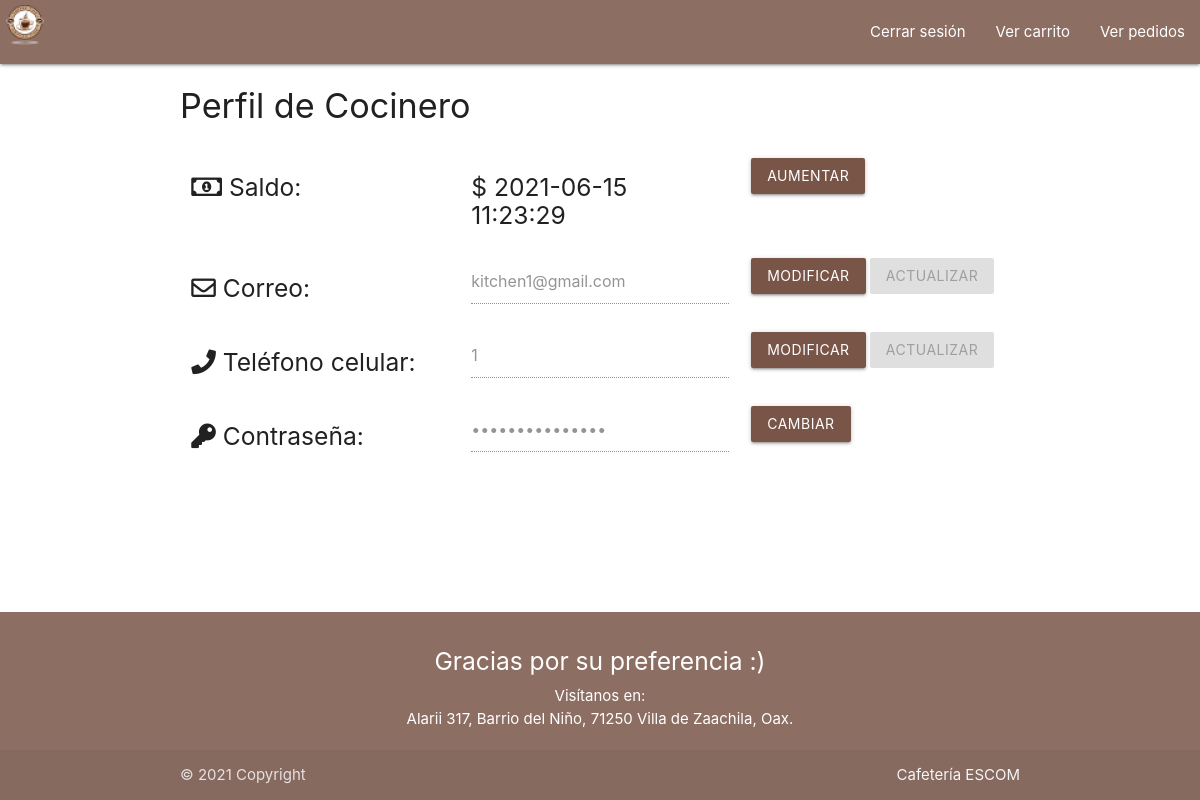
/pages/config_usuario.php (signed in), run on an earlier commit of the app's database.
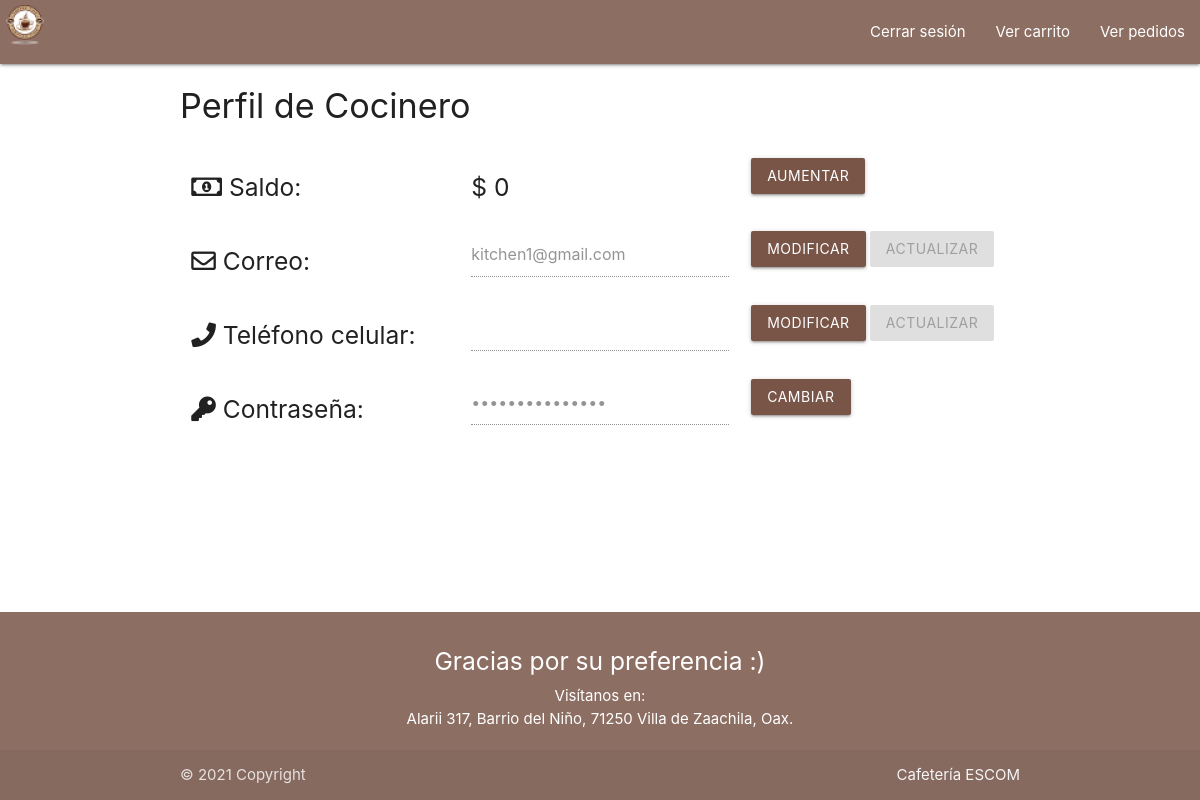
And on a later commit of the database.
### tables this page shows
CREATE TABLE `usuarios` (
  `id_usuario` int(5) NOT NULL AUTO_INCREMENT,
  `nombre` varchar(128) NOT NULL,
  `correo` varchar(128) NOT NULL,
  `contrasena` varchar(32) NOT NULL,
  `numero` char(10) DEFAULT NULL,
  `tipo` int(1) NOT NULL,
  `saldo` double DEFAULT NULL,
  `auditoria` datetime DEFAULT NULL,
  PRIMARY KEY (`id_usuario`)
);

### pages/config_usuario.php (the view, shortened to what this page needs)
<?php
    $sesion = isset($_SESSION["login"]);
    $conexion = mysqli_connect("localhost","root","","cafeteria2021");
    mysqli_set_charset($conexion,"utf8");
    if($sesion==1){
        $correo = $_SESSION["login"];
        $sqlUsuario = "SELECT * FROM usuarios WHERE correo = '$correo'";
        $resUsuario = mysqli_query($conexion,$sqlUsuario);
        $infUsuario = mysqli_fetch_row($resUsuario);
        $tipoUsuario = $infUsuario[5];
    }else{
        header("location: ./login.html");
    }
?>
<!DOCTYPE html>
<html>
<head>
<link href="https://cdnjs.cloudflare.com/ajax/libs/font-awesome/5.15.3/css/all.min.css" rel="stylesheet">
<link href="./../materialize/css/materialize.min.css" rel="stylesheet">
<link href="./../jscript/plugins/validetta101/validetta.min.css" rel="stylesheet">
<link href="./../jscript/plugins/confirm334/jquery-confirm.min.css" rel="stylesheet">
<link href="./../css/index.css" rel="stylesheet"/>
</head>
<body>
  <header>
    <div class="navbar-fixed">
    <nav class="brown lighten-1">
      <div class="nav-wrapper">
        <a href="./../index.php" class="brand-logo"><img src="./../img/cafeLogo50.png"></a>
        <ul class="right hide-on-med-and-down">
          <li><a href='<?php if($sesion) echo "./logout.php"; else echo "./login.html";?>'><?php if($sesion) echo "Cerrar sesión"; else echo "Iniciar sesión";?></a></li>
          <li><a href='<?php if($sesion) echo "./carrito.php";?>'><?php if($sesion) echo "Ver carrito";?></a></li>
          <li><a href='<?php if($tipoUsuario == 0 || $tipoUsuario == 1) echo "./pedidos.php";?>'><?php if($tipoUsuario == 0 || $tipoUsuario == 1) echo "Ver pedidos";?></a></li>
        </ul>
      </div>
    </nav>
    </div>
  </header>
  <main>
      <div class="container">
        <div class="row">
            <h4>Perfil de <?php echo $infUsuario[1]?></h4>
        </div>
        <div class="row">
            <div class="col s12 m4"><h5><i class="far fa-money-bill-alt"></i> Saldo:</h5></div>
            <div class="col s12 m4"><h5>$ <?php echo $infUsuario[6]?></h5></div>
            <div class="col s12 m4"><a href="./registroCredito.html" class="btn brown">Aumentar</a></div>
        </div>
        <div class="row">
            <form id="formMail" name="formMail">
                <div class="col s12 m4"><h5><i class="far fa-envelope"></i> Correo:</h5></div>
                <div class="col s12 m4">
                    <input name="email" id="email" data-validetta="email" value='<?php echo $infUsuario[2]?>' disabled/>
                </div>
                <div class="col s12 m4">
                    <a class="btn brown cambiarEMail">Modificar</a>
                    <button type="submit" name="btnUpdate" id="btnUpdate" class="btn brown updateEMail" disabled>Actualizar</button>
                </div>
            </form>
        </div>
        <div class="row">
            <form id="formPhone" name="formPhone">
                <div class="col s12 m4"><h5><i class="fas fa-phone"></i> Teléfono celular:</h5></div>
                <div class="col s12 m4">
                    <input name="phone" id="phone" data-validetta="number" value='<?php echo $infUsuario[4]?>' disabled/>
                </div>
                <div class="col s12 m4">
                    <a class="btn brown cambiarPhone">Modificar</a>
                    <button type="submit" name="btnUpdatePhone" id="btnUpdatePhone" class="btn brown updatePhone" disabled>Actualizar</button>
                </div>
            </form>
        </div>
        <div class="row">
            <div class="col s12 m4"><h5><i class="fas fa-key"></i> Contraseña:</h5></div>
            <div class="col s12 m4"><input type="password" value="sample password" disabled></div>
            <div class="col s12 m4"><a class="btn brown cambiarContrasena" data-usr='<?php echo $infUsuario[0]?>'>Cambiar</a></div>
        </div>
      </div>
  </main>
  <footer class="page-footer brown lighten-1">
    <div class="container">
      <div class="row">
      <div class="col s12 m4 l2"><p></p></div>
        <div class="col s12 m12 l8 center-align">
          <h5 class="white-text">Gracias por su preferencia :)</h5>
          <h8 class="white-text">Visítanos en: </h8><br>
          <h8 class="white-text">Alarii 317, Barrio del Niño, 71250 Villa de Zaachila, Oax.</h8>
        </div>
        <div class="col s12 m4 l2"><p></p></div>
    </div>
    </div>
    <div class="footer-copyright">
      <div class="container">
      © 2021 Copyright
      <a class="grey-text text-lighten-4 right" href="./index.php">Cafetería ESCOM</a>
      </div>
    </div>
  </footer>
</body>
</html>

What changed in the data, as far as the page shows it:
changed usuarios "Cocinero": saldo "2021-06-15 11:23:29" → "0"; phone "1" → (not shown)
